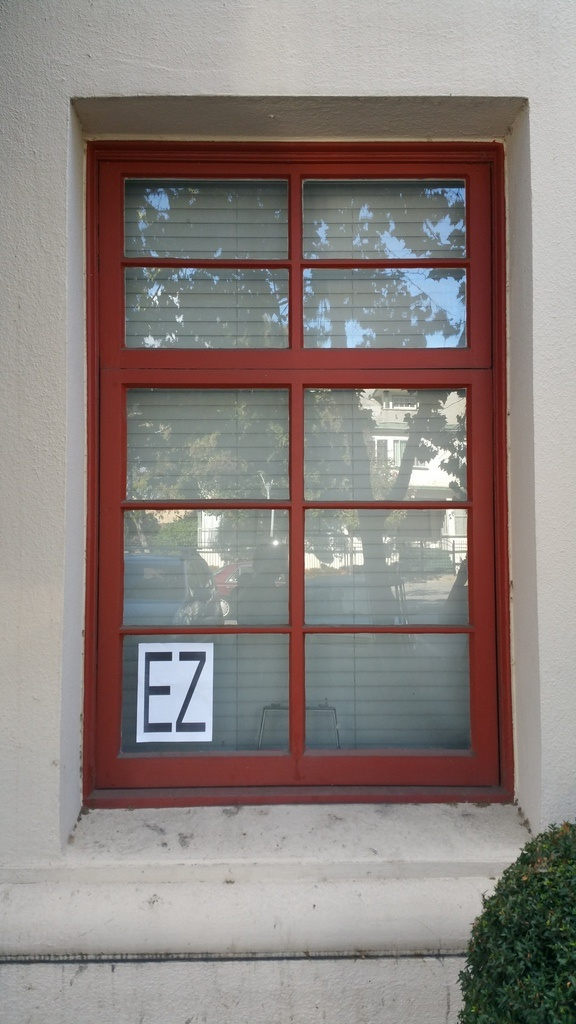
//> input picture images/downloaded.jpg, 576 x 1024 px
$ ./autocrop_with_outputs   (built with g++ and OpenCV 4)
//> lines starting //> are read from the running program, lines starting //| are printed output that depends on the picture; after the words box and inside, x2 and y2 are one past the last pixel; in counts of white or black regions, pixels touching at a corner belong together
/*
Autocrop.cpp

After loading image, program goes through a *very* long loop of brightness, contrast, and shape thresholding values.
Once the loop is complete, all the detected windows are averaged and the shape closest to average is assumed to be the window.
The shape edges are extended and "straightened" through estimation.
Intersects of extended edges are determined, along with the center mass.
The lenght of all sides are estimated by picking largest height and a diagonal, then calculating the width.
New matrix is created with the above dimensions, and the detected shape is fit to the matrix.

*/


//#include <opencv2/imgcodecs.hpp>
//#include <opencv2/videoio/videoio.hpp>
#include <opencv2/highgui/highgui.hpp>
#include <opencv2/imgproc/imgproc.hpp>
#include "opencv2/core/core.hpp"
#include <iostream>
#include <stdio.h>
#include <stdlib.h>
#include <math.h>
#include <string.h>

using namespace cv;
using namespace std;

Mat src, edges;
Mat src_gray;
Mat standard_hough;
Point2f center(0,0); // Center point of image
/****** Function headers ******/

//Determines angle of contour
double angle(Point pt1, Point pt2, Point pt0 );

//Draws all detected rectangles
static void drawRectangles(Mat& image, const vector<vector<Point> >& rectangles );

//Removes all rectangles that are  < 80% or > 10% of image area
vector<vector<Point> > filterRectangles(Mat image, const vector<vector<Point> >& rectangles );

//Finds all rectangles
static void findRectangles( const Mat& image, vector<vector<Point> >& rectangles, int thresh );

//Finds the rectangle closest to average
static void chooseBestRectangle(vector<vector<Point> >& rectangles);

// Adjusts the brightness and contrast of image
// alpha = contrast, beta = brightness
Mat brightnessContrast (Mat image, double alpha, int beta);

//Scans image with brightness/contrast/shape detection. Slow for higher resolution images.
Mat imageScan(Mat src, vector<vector<Point> >& rectangles, double alpha, int beta);

//Convert end points to useable format
vector<Vec4i> convertLines(vector<vector< Point> > end_points);

//Find straight edges in rectangle
void Standard_Hough( int, void* , vector<vector<Point> >& end_points);

//find intersect of all ines
Point2f computeIntersect(Vec4i, Vec4i);

//Sorts corners in a specific order
void sortCorners(vector<Point2f>& corners, Point2f center);

//Checks if detected shape is a quadrilateral. End program if not.
void checkQuadrilateral(vector<Point2f> approx, Mat src, vector<Point2f> corners, vector<Vec4i> lines);


//** main **//

int main(int ac, char** av)
{
	Mat src, imageProcessed, blackimage, dst;
	vector<vector<Point> > rectangles; // Stores detected rectangles
	vector<vector<Point> > end_points; // End points of lines
	vector<Point2f> corners;
	vector<Vec4i> lines;
	Point2f pt;	//Temporary points to store into vector<Point2f> corners
	vector<Point2f> approx;	//Approximate straight edges

	double alpha = 1.0;	//contrast control
	int beta = 0;		//brightness value to be calculated

	src=imread("../images/downloaded.jpg");	// reads image
//> src is the input picture: 1024 rows x 576 cols, CV_8UC3; mean B, G, R 125.7, 129.4, 138.5

	//reduces image size by 1/3. Only for viewing purposes. Remove in final code
	resize(src, src, Size(src.cols/3, src.rows/3));
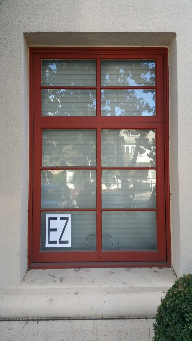
//> src: 341 rows x 192 cols, CV_8UC3; mean B, G, R 125.6, 129.3, 138.4
	imshow("Original", src);

	//Copy original image to destination
	dst = src.clone();

	//Scans image with brightness/contrast/shape detection. Very slow - room for performance improvements here.
	cout << endl << "Scanning image for window, please wait. Countdown..." << endl;
	imageProcessed = imageScan(src, rectangles, alpha, beta);
//> after the loop in imageScan, `for (alpha = startAlpha; alpha < endAlpha; alpha += 0.1)`: countdown = 0; rectangles = 9 contours; largest, box (x1, y1, x2, y2) and area: (24, 31, 176, 272) 35418, (25, 31, 176, 271) 34959, (25, 31, 176, 271) 34723, (24, 32, 176, 270) 34546, (24, 33, 175, 270) 34238

	chooseBestRectangle(rectangles);
//| Finding the best of 9 detections...
//> in chooseBestRectangle, `double min = contourArea(rectangles[0]);`: min = 29906.5
//> the loop in chooseBestRectangle, `for (int i = 0; i < rectangles.size(); i++)` made 9 passes
//> after the loop in chooseBestRectangle, `for (int i = 0; i < rectangles.size(); i++)`: average = 298009; max = 35418; maxIndex = 3; min = 29906.5; minIndex = 0
//> in chooseBestRectangle, `average = average / rectangles.size();`: average = 33112.1
//| Average area: 33112.1
//> the loop in chooseBestRectangle, `for(int i = 0; i < rectangles.size(); i++)` made 9 passes
//> after the loop in chooseBestRectangle, `for(int i = 0; i < rectangles.size(); i++)`: areaDiff = 1125.4; bestIndex = 6
//> in chooseBestRectangle, `temp = rectangles[bestIndex];`: temp = 4 Points (x, y): [24, 33], [174, 35], [169, 268], [27, 269]
//> in chooseBestRectangle, `rectangles.clear();`: rectangles = 0 contours
//> in chooseBestRectangle, `rectangles.push_back(temp);`: rectangles = 1 contour; box (x1, y1, x2, y2) and area: (24, 33, 175, 270) 34238
	//draws rectangle(s) on passed Mat
	drawRectangles(imageProcessed, rectangles);
//> the loop in drawRectangles, `for( size_t i = 0; i < rectangles.size(); i++ )` made 1 pass
//> n on pass 1: 4
//> after the loop in drawRectangles, `for( size_t i = 0; i < rectangles.size(); i++ )`:
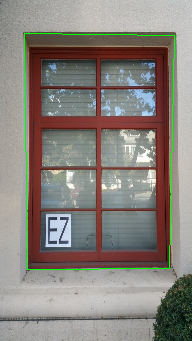
//> image: 341 rows x 192 cols, CV_8UC3; 1.16% of pixels changed, all inside (x1, y1, x2, y2) = (24, 33, 175, 270)

	//create black image for perspective correction
	blackimage = brightnessContrast(imageProcessed, 1, -300);

	//If no rectangles found, end program.
	if(rectangles.size() < 1) {
		cout << "Error! No valid rectangles found in image." << endl;
		waitKey(0);
		return -1;

	}
	drawRectangles(blackimage, rectangles);
//> the loop in drawRectangles (call 2), `for( size_t i = 0; i < rectangles.size(); i++ )` made 1 pass
//> after the loop in drawRectangles (call 2), `for( size_t i = 0; i < rectangles.size(); i++ )`:
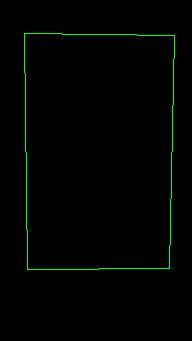
//> image: 341 rows x 192 cols, CV_8UC3; mean B, G, R 0, 3, 0

	imshow("Rectangle drawn", imageProcessed);
	imshow("blackimage", blackimage);


	/****** Perspective Correction ******/

	cvtColor( blackimage, src_gray, COLOR_RGB2GRAY );
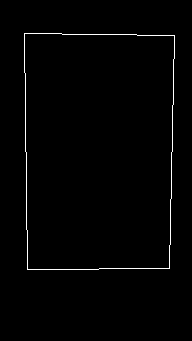
//> src_gray: 341 rows x 192 cols, CV_8UC1; values 0 (black) and 150 (white), 1.2% white in thin lines or dots, all inside (x1, y1, x2, y2) = (24, 33, 175, 270)
   	blur(src_gray, src_gray, Size(3, 3));
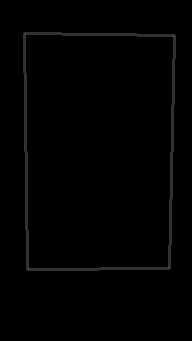
//> src_gray: 341 rows x 192 cols, CV_8UC1; 3.52% of pixels changed, all inside (x1, y1, x2, y2) = (23, 32, 176, 271)
   	// Apply Canny edge detector
   	Canny( src_gray, edges, 50, 200, 3 );
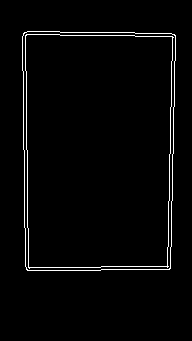
//> edges: 341 rows x 192 cols, CV_8UC1; 2.3% white in thin lines or dots, all inside (x1, y1, x2, y2) = (22, 31, 176, 271)

	namedWindow( "Hough Lines", WINDOW_AUTOSIZE );
	// Find Hough lines
   	Standard_Hough(100, 0, end_points); //Call Houghlines function
//> in Standard_Hough, `HoughLines( edges, s_lines, 1, CV_PI/180, threshold, 0, 0 );`: s_lines = 9 lines (rho, theta): [-24, 3.12], [-21, 3.12], [172, 0.02], [175, 0.02], [33, 1.59], [30, 1.59], [268, 1.55], [271, 1.55], [-20, 3.11]
//> the loop in Standard_Hough, `for( size_t i = 0; i < s_lines.size(); i++ )` made 9 passes
//> (r, t, cos_t, sin_t, x0, y0, pt1, pt2) on passes 1 to 6: (-24, 3.12, -1, 0.0175, 24, -0.419, Point(7, -1000), Point(41, 999)), (-21, 3.12, -1, 0.0175, 21, -0.367, Point(4, -1000), Point(38, 999)), (172, 0.0175, 1, 0.0175, 172, 3, Point(155, 1003), Point(189, -997)), (175, 0.0175, 1, 0.0175, 175, 3.05, Point(158, 1003), Point(192, -997)), (33, 1.59, -0.0175, 1, -0.576, 32.99, Point(-1000, 16), Point(999, 50)), (30, 1.59, -0.0175, 1, -0.524, 30, Point(-1000, 13), Point(999, 47))
//> after the loop in Standard_Hough, `for( size_t i = 0; i < s_lines.size(); i++ )`: similarFound = false
//| Fatal error! Houghlines did not find exactly 4 lines. 5 were found. Consult with Autocrop group.
//> the loop in Standard_Hough, `for(int i = 0; i < end_points.size(); i++)` made 5 passes
//| [7, -1000;
//|  41, 999]
//| [155, 1003;
//|  189, -997]
//| [-1000, 16;
//|  999, 50]
//> (the first 6 of 10 printed lines)
//> the loop in Standard_Hough, `for(size_t i = 0; i < end_points.size(); i++)` made 5 passes
//> after the loop in Standard_Hough, `for(size_t i = 0; i < end_points.size(); i++)`:
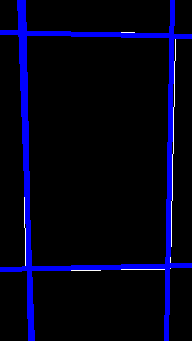
//> standard_hough: 341 rows x 192 cols, CV_8UC3; mean B, G, R 23.9, 1.4, 1.4

	//Convert end points to useable type
	lines = convertLines(end_points);

	// Find Corners
	for (int i = 0; i < lines.size(); i++)
	{
		for (int j = i+1; j < lines.size(); j++)
		{
			pt = computeIntersect(lines[i], lines[j]);

			if (pt.x >= 0 && pt.y >= 0 && pt.x < src.cols && pt.y < src.rows)
				corners.push_back(pt);
		}
	}

	//Approximates sides of the detected shape
	approxPolyDP(corners, approx, arcLength(Mat(corners), true) * 0.02, true);

	//If shape is not a quadrilateral, stop running.
	checkQuadrilateral(approx, src, corners, lines);

	// Get mass center
	for (int i = 0; i < corners.size(); i++)
		center += corners[i];
	center *= (1. / corners.size());

	//Sort corners
	sortCorners(corners, center);
	if (corners.size() == 0){
		cout << "The corners were not sorted correctly!" << endl;
		return -1;
	}

	//Display corner coordinates
	cout << "Corners: " << endl << corners << endl;

	// Draw lines on destination image
	for (int i = 0; i < lines.size(); i++)
	{
		Vec4i v = lines[i];
		line(dst, Point(v[0], v[1]), Point(v[2], v[3]), CV_RGB(0,255,0));
	}

	// Draw corner points
	circle(dst, corners[0], 6, CV_RGB(255,0,0), 2);
	circle(dst, corners[1], 6, CV_RGB(0,255,0), 2);
	circle(dst, corners[2], 6, CV_RGB(0,0,255), 2);
	circle(dst, corners[3], 6, CV_RGB(255,255,255), 2);

	// Draw mass center
	circle(dst, center, 6, CV_RGB(255,255,0), 2);


	//Calculate length and height of rectangle
	//Corners order: top left (x,y), top right, bottom right, bottom left
	float heightRight = sqrt(
		pow((corners[1].x - corners[2].x), 2.0) +
		pow((corners[1].y - corners[2].y), 2.0)  );
	//calculate diagonal length from bottom right to top left
	float diagonal = sqrt(
		pow((corners[2].x - corners[0].x), 2.0) +
		pow((corners[2].y - corners[0].y), 2.0)  );

	//calculate length
	float rectangleLength = sqrt( pow(diagonal,2) - pow(heightRight,2)  );

	//display height and length.
	cout << "height of cropped window: " << heightRight << endl;
	cout << "length of cropped window: " << rectangleLength << endl;

	//create new matrix in the size of the calculated height and length
	Mat quad = Mat::zeros((int)(heightRight + 0.5f), (int)(rectangleLength + 0.5f), CV_8UC3);

	//store corner points of new matrix into a vector
	vector<Point2f> quad_pts;
	quad_pts.push_back(Point2f(0, 0));
	quad_pts.push_back(Point2f(quad.cols, 0));
	quad_pts.push_back(Point2f(quad.cols, quad.rows));
	quad_pts.push_back(Point2f(0, quad.rows));

	//Warp window to fit into perfect rectangle matrix
	Mat transmtx = getPerspectiveTransform(corners, quad_pts);
	warpPerspective(src, quad, transmtx, quad.size());

	imshow("Corners", dst);
	imshow("Autocropped image", quad);

	waitKey(0);
	return 0;
}


//Determines angle of contour
double angle(Point pt1, Point pt2, Point pt0 )
{
    double dx1 = pt1.x - pt0.x;
    double dy1 = pt1.y - pt0.y;
    double dx2 = pt2.x - pt0.x;
    double dy2 = pt2.y - pt0.y;
    return (dx1*dx2 + dy1*dy2)/sqrt((dx1*dx1 + dy1*dy1)*(dx2*dx2 + dy2*dy2) + 1e-10);
}

//Draws all detected rectangles no matter what
static void drawRectangles(Mat& image, const vector<vector<Point> >& rectangles )
{

    for( size_t i = 0; i < rectangles.size(); i++ )
    {
        const Point* p = &rectangles[i][0];
        int n = (int)rectangles[i].size();
        polylines(image, &p, &n, 1, true, Scalar(0,255,0), 1);
    }
}

//Removes all rectangles that are  < 80% or > 10% of image area
vector<vector<Point> > filterRectangles(Mat image, const vector<vector<Point> >& rectangles ) {
    //area of original image
    double imageSize = image.rows * image.cols;

    vector<vector<Point> > tempRectangles;  //temporary
    for(size_t i = 0; i < rectangles.size(); i++) {
        double rectangleArea = contourArea(rectangles[i]);	//area of detected rectangles
        if(rectangleArea < (imageSize * 0.8) && rectangleArea > (imageSize * 0.1) ) {
            tempRectangles.push_back(rectangles[i]);	//Push rectangle to temporary vector<vector<Point>>
        }

    }

    return tempRectangles;
}

//Finds all rectangles
static void findRectangles( const Mat& image, vector<vector<Point> >& rectangles, int thresh )
{
    rectangles.clear();

    Mat pyr, timg, gray, gray0(image.size(), CV_8U);

    vector<vector<Point> > contours;

    // down-scale and upscale the image to filter out the noise
    pyrDown(image, pyr, Size(image.cols/2, image.rows/2));
    pyrUp(pyr, timg, image.size());

    // find rectangles in every color plane of the image
    for( int c = 0; c < 3; c++ )
    {
        int ch[] = {c, 0};
        mixChannels(&timg, 1, &gray0, 1, ch, 1);

        // try several threshold levels
        for( int l = 0; l < 12; l++ )
        {
            // hack: use Canny instead of zero threshold level.
            // Canny helps to catch rectangles with gradient shading
            if( l == 0 )
            {
                // apply Canny. Take the upper threshold from slider
                // and set the lower to 0 (which forces edges merging)
                Canny(gray0, gray, 0, thresh, 3);   //CHANGE THIS TOO
                // dilate canny output to remove potential
                // holes between edge segments
                dilate(gray, gray, Mat(), Point(-1,-1));
            }
            else
            {
                // apply threshold if l!=0:
                //     tgray(x,y) = gray(x,y) < (l+1)*255/N ? 255 : 0
                gray = gray0 >= (l+1)*255/thresh;
            }

            // find contours and store them all as a list
            findContours(gray, contours, RETR_LIST, CHAIN_APPROX_SIMPLE);

            vector<Point> approx;

            // test each contour
            for( size_t i = 0; i < contours.size(); i++ )
            {
                // approximate contour with accuracy proportional
                // to the contour perimeter
                approxPolyDP(Mat(contours[i]), approx, arcLength(Mat(contours[i]), true)*0.02, true);

                // square contours should have 4 vertices after approximation
                // relatively large area (to filter out noisy contours)
                // and be convex.
                // Note: absolute value of an area is used because
                // area may be positive or negative - in accordance with the
                // contour orientation
                if( approx.size() == 4 &&
                   fabs(contourArea(Mat(approx))) > 1000 &&
                   isContourConvex(Mat(approx)))
                {
                    double maxCosine = 0;

                    for( int j = 2; j < 5; j++ )
                    {
                        // find the maximum cosine of the angle between joint edges
                        double cosine = fabs(angle(approx[j%4], approx[j-2], approx[j-1]));
                        maxCosine = MAX(maxCosine, cosine);
                    }

                    // if cosines of all angles are small
                    // (all angles are ~90 degree) then write quandrange
                    // vertices to resultant sequence
                    if( maxCosine < 0.3) {
                        rectangles.push_back(approx);

		    }
                }
            }
        }
    }
}

// Adjusts the brightness and contrast of image
// alpha = contrast, beta = brightness
Mat brightnessContrast (Mat image, double alpha, int beta) {
     Mat new_image = Mat::zeros( image.size(), image.type() );

    /// Do the operation new_image(i,j) = alpha*image(i,j) + beta
    for( int y = 0; y < image.rows; y++ ) {
        for( int x = 0; x < image.cols; x++ ) {
            for( int c = 0; c < 3; c++ ) {
                new_image.at<Vec3b>(y,x)[c] = saturate_cast<uchar>( alpha*( image.at<Vec3b>(y,x)[c] ) + beta );
            }
        }
    }

    return new_image;
}

//Find Edges of window
void Standard_Hough( int threshold, void*, vector<vector<Point> >& end_points)
{
  	vector<Vec2f> s_lines;
  	vector<Point> temp_points; //Temporary vector to store points
  	bool similarFound = false; //Similar line found indicator for later use

	//Convert to gray
  	cvtColor( edges, standard_hough, COLOR_GRAY2BGR );

  	//Use Standard Hough Transform to find edges
	//Make sure threshold is low enough to find all edges
  	HoughLines( edges, s_lines, 1, CV_PI/180, threshold, 0, 0 );

  	// Show the resulting lines
  	for( size_t i = 0; i < s_lines.size(); i++ )
     	{

     		float r = s_lines[i][0], t = s_lines[i][1];
      		double cos_t = cos(t), sin_t = sin(t);
      		double x0 = r*cos_t, y0 = r*sin_t;
      		double alpha = 1000;

		//Compute end point coordinates of lines
       		Point pt1( cvRound(x0 + alpha*(-sin_t)), cvRound(y0 + alpha*cos_t) );
       		Point pt2( cvRound(x0 - alpha*(-sin_t)), cvRound(y0 - alpha*cos_t) );

		//Find similar lines by comparing starting points.
		//If similar, set similarFlag to true
		//Similar defined by two coordinates within 1/12 of image height/width
		for(size_t j = 0; j < end_points.size(); j++)
		{
	  		if(
			(pt1.x > end_points[j][0].x - (standard_hough.cols / 12)
			&& pt1.x < end_points[j][0].x + (standard_hough.cols / 12)
			&& pt1.y > end_points[j][0].y - (standard_hough.rows / 12)
			&& pt1.y < end_points[j][0].y + (standard_hough.rows / 12) )
			||
			(pt1.x > end_points[j][1].x - (standard_hough.cols / 12)
			&& pt1.x < end_points[j][1].x + (standard_hough.cols / 12)
			&& pt1.y > end_points[j][1].y - (standard_hough.rows / 12)
			&& pt1.y < end_points[j][1].y + (standard_hough.rows / 12))	) {
				similarFound = true;
			}

		}

		//If line is not similar, push it to the end_points vector for storage.
		if(!similarFound){
			temp_points.push_back(pt1);
			temp_points.push_back(pt2);
			end_points.push_back(temp_points);
			temp_points.clear();
		}
		similarFound = false;	//Reset similarFound flag
   	}


	//Check if 4 lines were found. If not, end program. Fatal error.
	if(end_points.size() != 4) {
		cout << "Fatal error! Houghlines did not find exactly 4 lines. "
			<< end_points.size() << " were found. Consult with Autocrop group." << endl << endl;

		for(int i = 0; i < end_points.size(); i++){
			cout << end_points[i] << endl;
		}
		//Draw final lines
		for(size_t i = 0; i < end_points.size(); i++) {
			line( standard_hough, end_points[i][0], end_points[i][1], Scalar(255,0,0), 3);
		}
		//display lines found. Optional.
   		imshow( "Hough Lines", standard_hough );

		waitKey(0);
//> (the run ends here: the program exits with an error code, at `exit(1);`)
